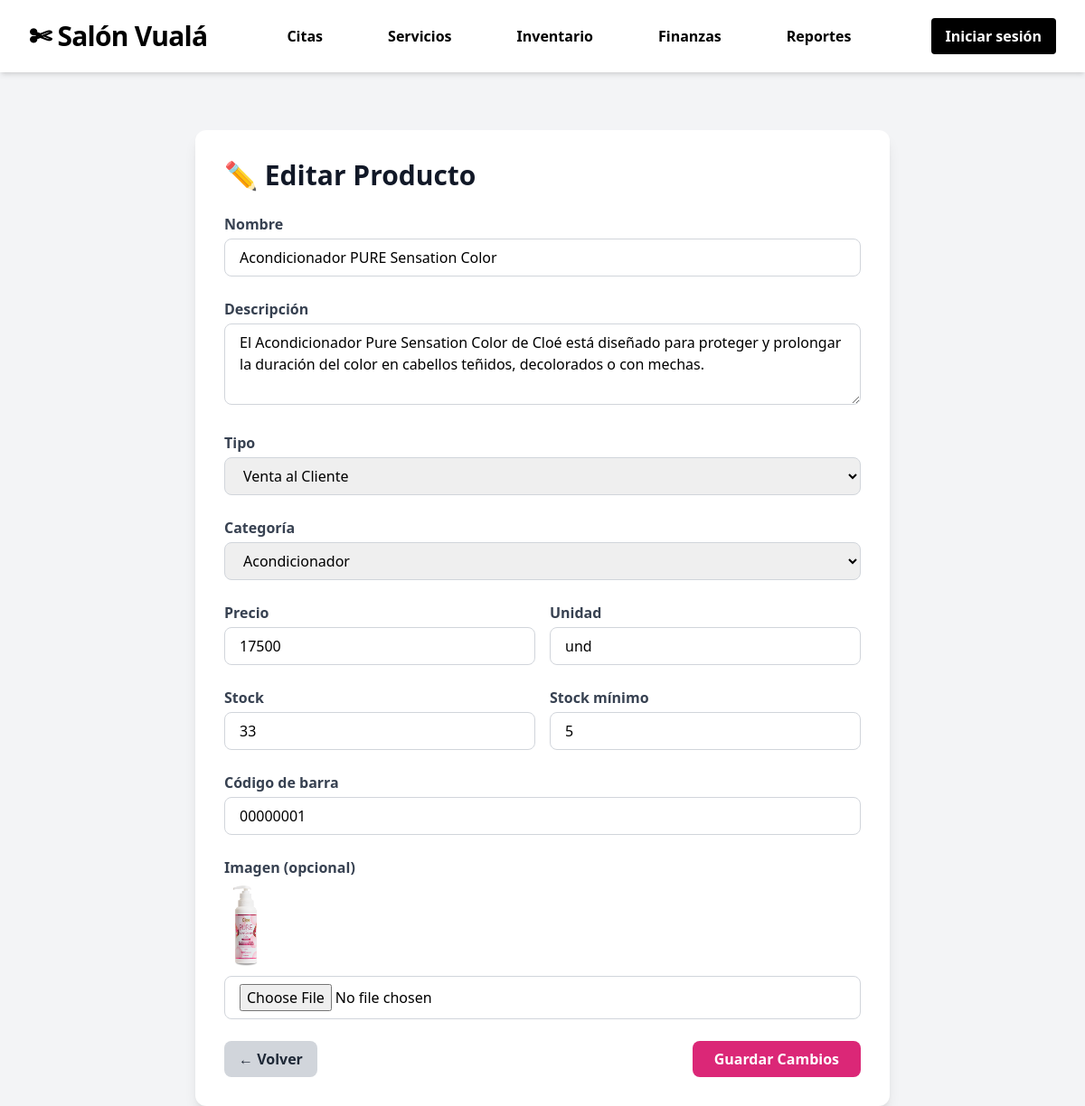
The page /inventario/editar/2/ on the database as committed earlier.
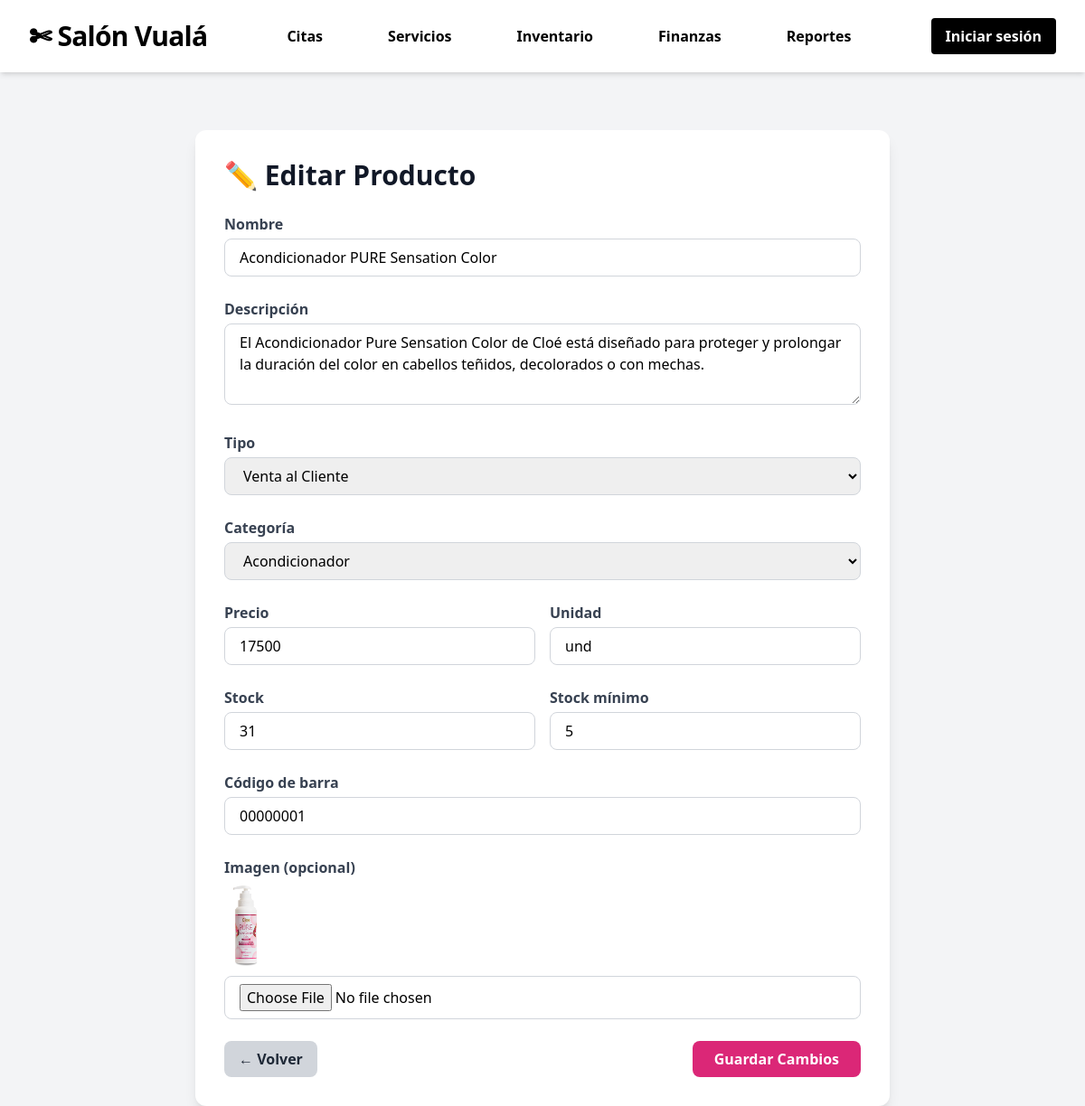
The same page on the database as committed later.
### inventario/models.py (models this page shows, shortened)
class Producto(models.Model):
    TIPO_CHOICES = [
        ("venta", "Venta al Cliente"),
        ("insumo", "Consumo Interno"),
    ]
    CATEGORIA_CHOICES = [
        ("shampoo", "Shampoo"),
        ("acondicionador", "Acondicionador"),
        ("mascarilla", "Mascarilla / Máscara"),
        ("aceite", "Aceite / Aceite"),
        ("otros", "Otros"),
    ]
    nombre = models.CharField(max_length=100)
    descripcion = models.TextField(blank=True)
    tipo = models.CharField(max_length=10, choices=TIPO_CHOICES, default="venta")
    categoria = models.CharField(
        max_length=20,
        choices=CATEGORIA_CHOICES,
        default="otros"
    )
    precio = models.PositiveIntegerField(default=0)
    stock = models.PositiveIntegerField(default=0)
    stock_minimo = models.PositiveIntegerField(default=5)
    codigo_barra = models.CharField(max_length=50, unique=True)
    unidad = models.CharField(max_length=20, default="und")
    imagen = models.ImageField(upload_to="productos/", blank=True, null=True)

### inventario/views.py (the view, shortened to what this page needs)
# urls.py: path('editar/<int:id>/', views.editar_producto, name='editar_producto'),
def editar_producto(request, id):
    producto = Producto.objects.get(id=id)
    return render(request, 'inventario/editar_producto.html', {'producto': producto})

### inventario/templates/inventario/editar_producto.html (shortened to what the changed rows need)
{% extends "inicio/base_dashboard.html" %}
{% block content %}
<div class="max-w-3xl mx-auto bg-white shadow-lg rounded-xl p-8 mt-10">
    <h1 class="text-3xl font-bold text-gray-900 mb-6">✏️ Editar Producto</h1>
    <form action="" method="POST" enctype="multipart/form-data" class="space-y-6">
        <div>
            <label class="block font-semibold text-gray-700 mb-1">Nombre</label>
            <input type="text" name="nombre" value="{{ producto.nombre }}" required
                   class="w-full border border-gray-300 rounded-lg px-4 py-2 focus:ring-pink-500 focus:border-pink-500">
        </div>
        <div>
            <label class="block font-semibold text-gray-700 mb-1">Descripción</label>
            <textarea name="descripcion" rows="3"
                      class="w-full border border-gray-300 rounded-lg px-4 py-2 focus:ring-pink-500 focus:border-pink-500">{{ producto.descripcion }}</textarea>
        </div>
        <div>
            <label class="block font-semibold text-gray-700 mb-1">Tipo</label>
            <select name="tipo"
                    class="w-full border border-gray-300 rounded-lg px-4 py-2 focus:ring-pink-500 focus:border-pink-500">
                <option value="venta" {% if producto.tipo == "venta" %}selected{% endif %}>Venta al Cliente</option>
            </select>
        </div>
        <div>
            <label class="block font-semibold text-gray-700 mb-1">Categoría</label>
            <select name="categoria"
                    class="w-full border border-gray-300 rounded-lg px-4 py-2 focus:ring-pink-500 focus:border-pink-500">
                <option value="acondicionador" {% if producto.categoria == "acondicionador" %}selected{% endif %}>Acondicionador</option>
            </select>
        </div>
        <div class="grid grid-cols-2 gap-4">
            <div>
                <label class="block font-semibold text-gray-700 mb-1">Precio</label>
                <input type="number" name="precio" required value="{{ producto.precio }}"
                       class="w-full border border-gray-300 rounded-lg px-4 py-2 focus:ring-pink-500 focus:border-pink-500">
            </div>
            <div>
                <label class="block font-semibold text-gray-700 mb-1">Unidad</label>
                <input type="text" name="unidad" value="{{ producto.unidad }}"
                       class="w-full border border-gray-300 rounded-lg px-4 py-2 focus:ring-pink-500 focus:border-pink-500">
            </div>
        </div>
        <div class="grid grid-cols-2 gap-4">
            <div>
                <label class="block font-semibold text-gray-700 mb-1">Stock</label>
                <input type="number" name="stock" required value="{{ producto.stock }}"
                       class="w-full border border-gray-300 rounded-lg px-4 py-2 focus:ring-pink-500 focus:border-pink-500">
            </div>
            <div>
                <label class="block font-semibold text-gray-700 mb-1">Stock mínimo</label>
                <input type="number" name="stock_minimo" value="{{ producto.stock_minimo }}"
                       class="w-full border border-gray-300 rounded-lg px-4 py-2 focus:ring-pink-500 focus:border-pink-500">
            </div>
        </div>
        <div>
            <label class="block font-semibold text-gray-700 mb-1">Código de barra</label>
            <input type="text" name="codigo_barra" required value="{{ producto.codigo_barra }}"
                   class="w-full border border-gray-300 rounded-lg px-4 py-2 focus:ring-pink-500 focus:border-pink-500">
        </div>
        <div>
            <label class="block font-semibold text-gray-700 mb-1">Imagen (opcional)</label>
            {% if producto.imagen %}
                <img src="{{ producto.imagen.url }}" alt="Imagen actual" class="h-24 mb-2 rounded">
            {% endif %}
            <input type="file" name="imagen" accept="image/*"
                   class="w-full border border-gray-300 rounded-lg px-4 py-2">
        </div>
    </form>
</div>
{% endblock %}

Rows that differ between the two databases and show on the page:
changed Producto "Acondicionador PURE Sensation Color": stock "33" → "31"
